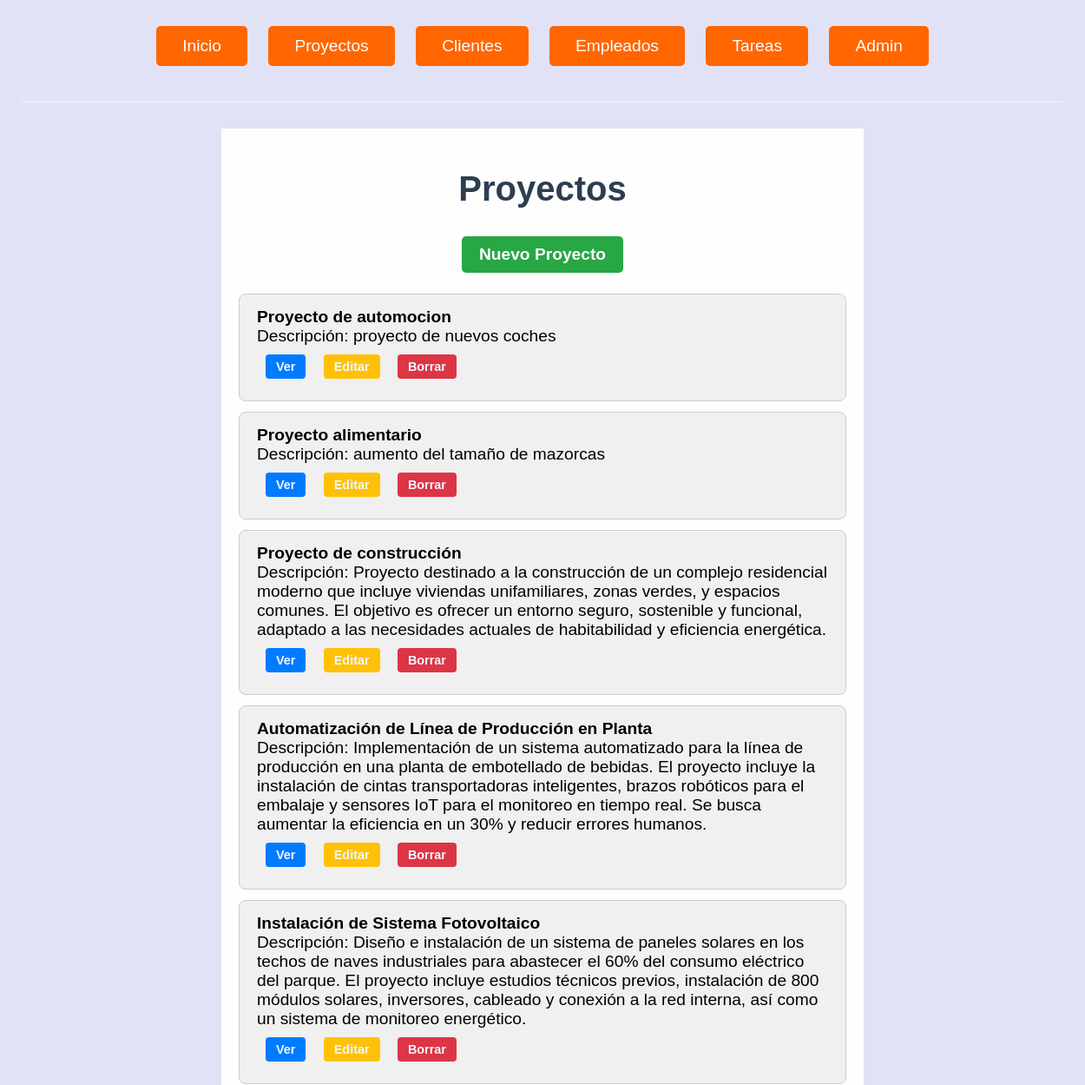
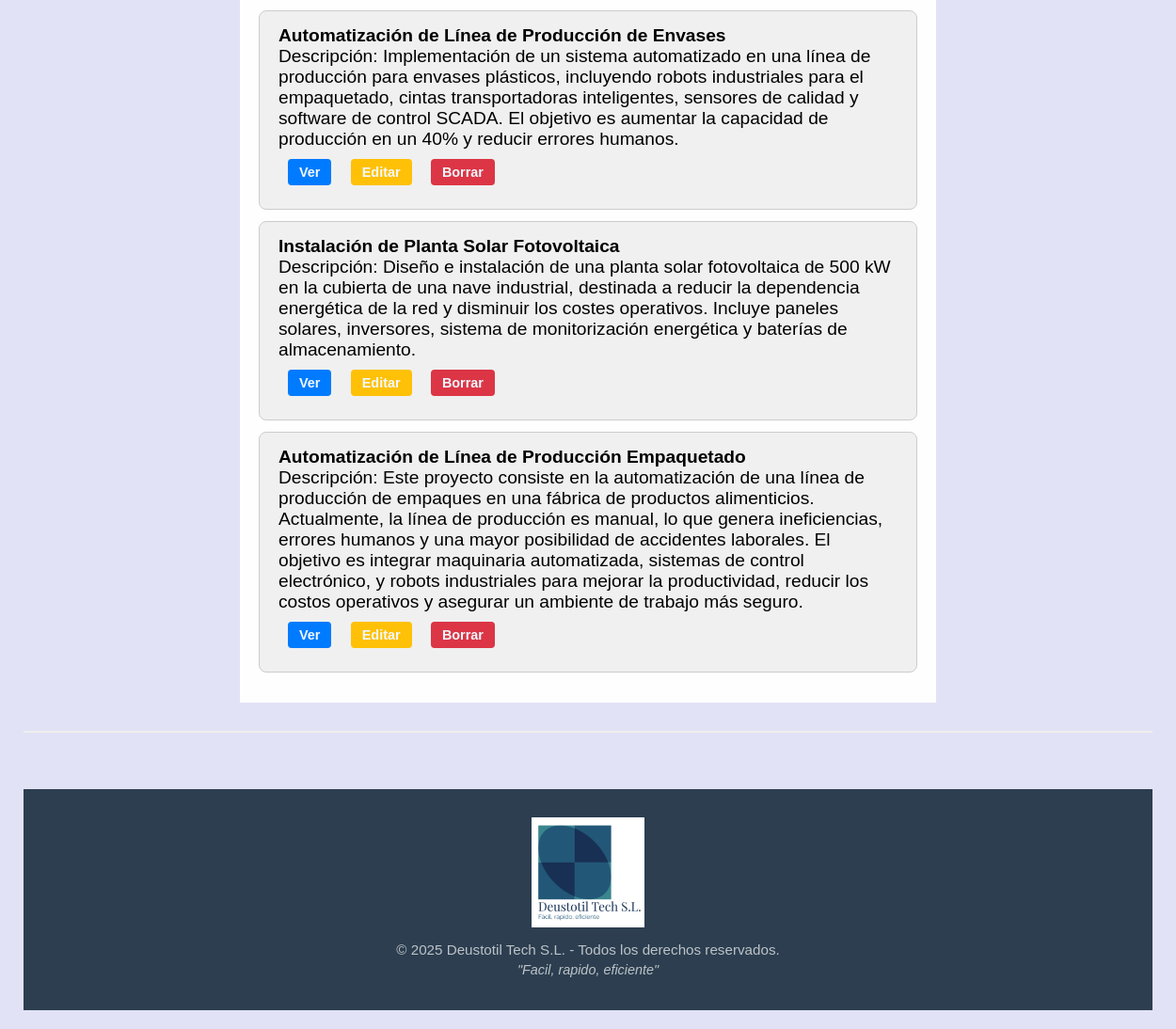
/proyectos/, run on an earlier commit of the app's database (2 pictures, top to bottom).
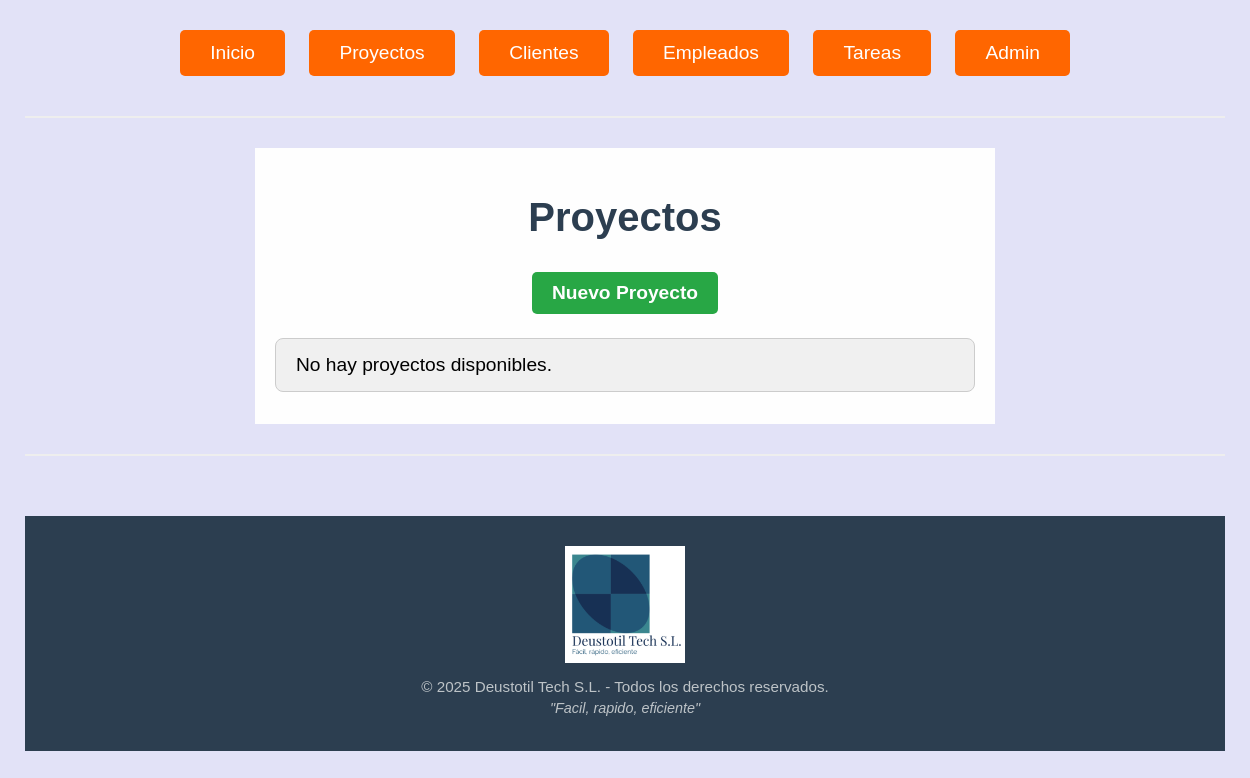
And on a later commit of the database.
### gestion_produccion_G6/models.py (models this page shows, shortened)
class Proyecto(models.Model):
    nombre = models.CharField(max_length=50)
    descripcion = models.TextField(max_length=500, default="Descripción no proporcionada")
    fecha_ini = models.DateField(default=datetime.date.today)
    fecha_fin = models.DateField(default=datetime.date.today)
    presupuesto = models.IntegerField(default=0)
    cliente = models.ForeignKey('Cliente', on_delete=models.CASCADE, null=True, blank=True, related_name='proyectos')
    responsables = models.ManyToManyField('Empleado', blank=True, related_name='proyectos_responsables')

### gestion_produccion_G6/views.py (the view)
# urls.py: path('proyectos/', views.ProyectoListView.as_view(), name='proyecto_list'),
class ProyectoListView(ListView):
    model = Proyecto
    template_name = 'proyecto_list.html'
    context_object_name = 'proyectos'
    def get(self, request, *args, **kwargs):
        vengo_de = request.GET.get('vengo_de', None)
        if vengo_de == "boton_arriba":
            request.session['origen'] = request.build_absolute_uri()
        return super().get(request, *args, **kwargs)

### gestion_produccion_G6/templates/proyecto_list.html
{% extends "base.html" %} {% block content %}
<h1>Proyectos</h1>
<a href="{% url 'proyecto_create' %}" class="boton_crear">Nuevo Proyecto</a>
<ul class="lista_general">
  {% for proyecto in proyectos %}
  <li class="lista">
    <strong>{{ proyecto.nombre }}</strong><br />
    Descripción: {{ proyecto.descripcion }}<br />
    <a href="{% url 'proyecto_detail' proyecto.pk %}" class="boton_ver">Ver</a>
    <a href="{% url 'proyecto_update' proyecto.pk %}" class="boton_editar"
      >Editar</a
    >
    <a href="{% url 'proyecto_delete' proyecto.pk %}" class="boton_eliminar"
      >Borrar</a
    >
  </li>
  {% empty %}
  <li class="lista">No hay proyectos disponibles.</li>
  {% endfor %}
</ul>
{% endblock %}

What changed in the data, as far as the page shows it:
removed Proyecto: nombre "Proyecto de automocion", descripcion "proyecto de nuevos coches"
removed Proyecto: nombre "Proyecto alimentario", descripcion "aumento del tamaño de mazorcas"
removed Proyecto: nombre "Proyecto de construcción", descripcion "Proyecto destinado a la construcción de un complejo residencial moderno que incluye viviendas unifamiliares, zonas verdes, y espacios comunes. El objetivo es ofrecer un entorno seguro, sostenible y funcional, adaptado a las necesidades actuales de habitabilidad y eficiencia energética."
removed Proyecto: nombre "Automatización de Línea de Producción en Planta", descripcion "Implementación de un sistema automatizado para la línea de producción en una planta de embotellado de bebidas. El proyecto incluye la instalación de cintas transportadoras inteligentes, brazos robóticos para el embalaje y sensores IoT para el monitoreo en tiempo real. Se busca aumentar la eficiencia en un 30% y reducir errores humanos."
removed Proyecto: nombre "Instalación de Sistema Fotovoltaico", descripcion "Diseño e instalación de un sistema de paneles solares en los techos de naves industriales para abastecer el 60% del consumo eléctrico del parque. El proyecto incluye estudios técnicos previos, instalación de 800 módulos solares, inversores, cableado y conexión a la red interna, así como un sistema de monitoreo energético."
removed Proyecto: nombre "Automatización de Línea de Producción de Envases", descripcion "Implementación de un sistema automatizado en una línea de producción para envases plásticos, incluyendo robots industriales para el empaquetado, cintas transportadoras inteligentes, sensores de calidad y software de control SCADA. El objetivo es aumentar la capacidad de producción en un 40% y reducir errores humanos."
removed Proyecto: nombre "Instalación de Planta Solar Fotovoltaica", descripcion "Diseño e instalación de una planta solar fotovoltaica de 500 kW en la cubierta de una nave industrial, destinada a reducir la dependencia energética de la red y disminuir los costes operativos. Incluye paneles solares, inversores, sistema de monitorización energética y baterías de almacenamiento."
removed Proyecto: nombre "Automatización de Línea de Producción Empaquetado", descripcion "Este proyecto consiste en la automatización de una línea de producción de empaques en una fábrica de productos alimenticios. Actualmente, la línea de producción es manual, lo que genera ineficiencias, errores humanos y una mayor posibilidad de accidentes laborales. El objetivo es integrar maquinaria automatizada, sistemas de control electrónico, y robots industriales para mejorar la productividad, reducir los costos operativos y asegurar un ambiente de trabajo más seguro."
Also different on the page:
text now shown: "No hay proyectos disponibles."
